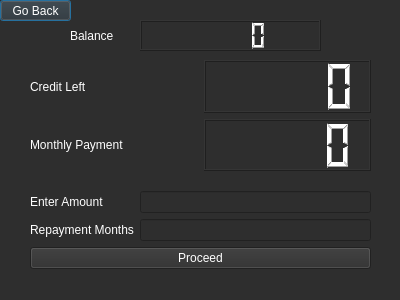
<?xml version="1.0" encoding="UTF-8"?>
<ui version="4.0">
 <class>Takeloan</class>
 <widget class="QDialog" name="Takeloan">
  <property name="geometry">
   <rect>
    <x>0</x>
    <y>0</y>
    <width>400</width>
    <height>300</height>
   </rect>
  </property>
  <property name="windowTitle">
   <string>Dialog</string>
  </property>
  <property name="styleSheet">
   <string notr="true">background-color: #2e2e2e; color: white;</string>
  </property>
  <widget class="QLabel" name="label_4">
   <property name="geometry">
    <rect>
     <x>330</x>
     <y>0</y>
     <width>71</width>
     <height>51</height>
    </rect>
   </property>
   <property name="text">
    <string/>
   </property>
   <property name="pixmap">
    <pixmap resource="Resource.qrc">:/6.png</pixmap>
   </property>
   <property name="scaledContents">
    <bool>true</bool>
   </property>
  </widget>
  <widget class="QPushButton" name="pushButton_2">
   <property name="geometry">
    <rect>
     <x>0</x>
     <y>0</y>
     <width>71</width>
     <height>21</height>
    </rect>
   </property>
   <property name="text">
    <string>Go Back</string>
   </property>
  </widget>
  <widget class="QWidget" name="layoutWidget">
   <property name="geometry">
    <rect>
     <x>30</x>
     <y>170</y>
     <width>341</width>
     <height>121</height>
    </rect>
   </property>
   <layout class="QVBoxLayout" name="verticalLayout_4">
    <item>
     <layout class="QVBoxLayout" name="verticalLayout_3">
      <item>
       <layout class="QHBoxLayout" name="horizontalLayout">
        <item>
         <layout class="QVBoxLayout" name="verticalLayout_2">
          <item>
           <widget class="QLabel" name="label">
            <property name="text">
             <string>Enter Amount</string>
            </property>
           </widget>
          </item>
          <item>
           <widget class="QLabel" name="label_2">
            <property name="text">
             <string>Repayment Months</string>
            </property>
           </widget>
          </item>
         </layout>
        </item>
        <item>
         <layout class="QVBoxLayout" name="verticalLayout">
          <item>
           <widget class="QLineEdit" name="lineEdit"/>
          </item>
          <item>
           <widget class="QLineEdit" name="lineEdit_2"/>
          </item>
         </layout>
        </item>
       </layout>
      </item>
      <item>
       <widget class="QPushButton" name="pushButton">
        <property name="text">
         <string>Proceed</string>
        </property>
       </widget>
      </item>
     </layout>
    </item>
   </layout>
  </widget>
  <widget class="QLabel" name="label_3">
   <property name="geometry">
    <rect>
     <x>70</x>
     <y>20</y>
     <width>71</width>
     <height>31</height>
    </rect>
   </property>
   <property name="text">
    <string>Balance</string>
   </property>
  </widget>
  <widget class="QLCDNumber" name="lcdNumber">
   <property name="geometry">
    <rect>
     <x>140</x>
     <y>20</y>
     <width>181</width>
     <height>31</height>
    </rect>
   </property>
  </widget>
  <widget class="QWidget" name="layoutWidget">
   <property name="geometry">
    <rect>
     <x>30</x>
     <y>60</y>
     <width>341</width>
     <height>111</height>
    </rect>
   </property>
   <layout class="QHBoxLayout" name="horizontalLayout_2">
    <item>
     <layout class="QVBoxLayout" name="verticalLayout_5">
      <item>
       <widget class="QLabel" name="label_5">
        <property name="text">
         <string>Credit Left</string>
        </property>
       </widget>
      </item>
      <item>
       <widget class="QLabel" name="label_6">
        <property name="text">
         <string>Monthly Payment</string>
        </property>
       </widget>
      </item>
     </layout>
    </item>
    <item>
     <layout class="QVBoxLayout" name="verticalLayout_6">
      <item>
       <widget class="QLCDNumber" name="lcdNumber_2"/>
      </item>
      <item>
       <widget class="QLCDNumber" name="lcdNumber_3"/>
      </item>
     </layout>
    </item>
   </layout>
  </widget>
 </widget>
 <resources>
  <include location="Resource.qrc"/>
 </resources>
 <connections/>
</ui>
